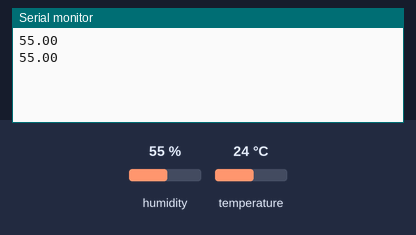
Bench run of a sketch on a simulated Arduino Uno, built with avr-gcc and run on an emulated ATmega328P. Shown: the last lines printed to the serial monitor. The test bench sets the inputs (shaded band); at power-on: humidity 55 %, temperature 24 °C.

Above: at 1.7 s.
1.8 s: humidity set to 22 %
At 4.3 s:
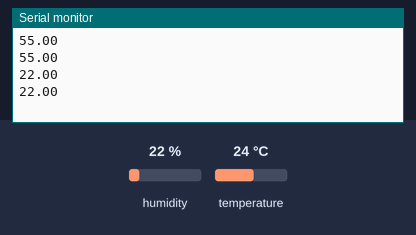
4.5 s: humidity set to 40 %
At 5.1 s:
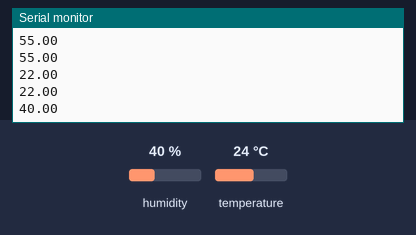
Timing chart, 0 to 7.5 s (numbered marks = the images above; inputs shaded):
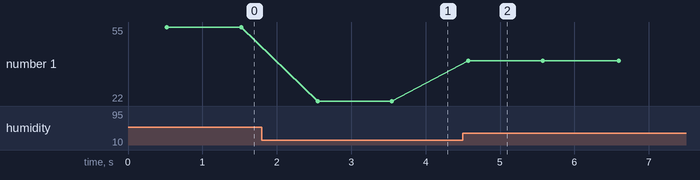

The sketch:

humidityWithDht11.ino
```cpp
#include "DHT.h"
#define DHTPIN 4
#define DHTTYPE DHT11
DHT TH(DHTPIN,DHTTYPE);

float humidity;

int setTime=500;
int dt=1000;

void setup() {
  Serial.begin(115200);
  TH.begin();
  delay(setTime);
}

void loop() {
  humidity=TH.readHumidity();
  Serial.println(humidity);
  delay(dt);
}
```

Measured:
- after the input at 1.8 s, the serial monitor: prints a new line after 0.75 s (image 1)
- after the input at 4.5 s, the serial monitor: prints a new line after 0.07 s (image 2)
- plotted number 1: 55 → 22 after the input at 1.8 s, 22 → 40 after the input at 4.5 s
